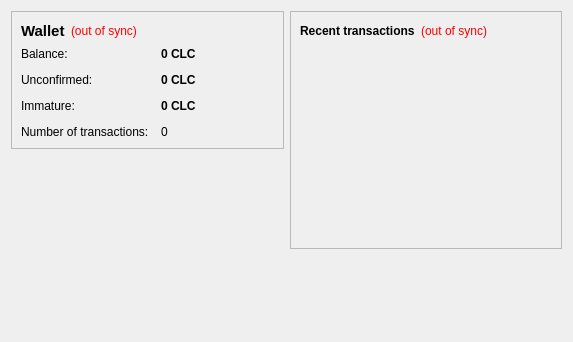
<?xml version="1.0" encoding="UTF-8"?>
<ui version="4.0">
 <class>OverviewPage</class>
 <widget class="QWidget" name="OverviewPage">
  <property name="geometry">
   <rect>
    <x>0</x>
    <y>0</y>
    <width>573</width>
    <height>342</height>
   </rect>
  </property>
  <property name="windowTitle">
   <string>Form</string>
  </property>
  <layout class="QHBoxLayout" name="horizontalLayout" stretch="1,1">
   <item>
    <layout class="QVBoxLayout" name="verticalLayout_2">
     <item>
      <widget class="QFrame" name="frame">
       <property name="frameShape">
        <enum>QFrame::StyledPanel</enum>
       </property>
       <property name="frameShadow">
        <enum>QFrame::Raised</enum>
       </property>
       <layout class="QVBoxLayout" name="verticalLayout_4">
        <item>
         <layout class="QHBoxLayout" name="horizontalLayout_4">
          <item>
           <widget class="QLabel" name="label_5">
            <property name="font">
             <font>
              <pointsize>11</pointsize>
              <weight>75</weight>
              <bold>true</bold>
             </font>
            </property>
            <property name="text">
             <string>Wallet</string>
            </property>
           </widget>
          </item>
          <item>
           <widget class="QLabel" name="labelWalletStatus">
            <property name="toolTip">
             <string>The displayed information may be out of date. Your wallet automatically synchronizes with the coolcoin network after a connection is established, but this process has not completed yet.</string>
            </property>
            <property name="styleSheet">
             <string notr="true">QLabel { color: red; }</string>
            </property>
            <property name="text">
             <string notr="true">(out of sync)</string>
            </property>
            <property name="alignment">
             <set>Qt::AlignLeading|Qt::AlignLeft|Qt::AlignVCenter</set>
            </property>
           </widget>
          </item>
          <item>
           <spacer name="horizontalSpacer_2">
            <property name="orientation">
             <enum>Qt::Horizontal</enum>
            </property>
            <property name="sizeHint" stdset="0">
             <size>
              <width>40</width>
              <height>20</height>
             </size>
            </property>
           </spacer>
          </item>
         </layout>
        </item>
        <item>
         <layout class="QFormLayout" name="formLayout_2">
          <property name="fieldGrowthPolicy">
           <enum>QFormLayout::AllNonFixedFieldsGrow</enum>
          </property>
          <property name="horizontalSpacing">
           <number>12</number>
          </property>
          <property name="verticalSpacing">
           <number>12</number>
          </property>
          <item row="0" column="0">
           <widget class="QLabel" name="label">
            <property name="text">
             <string>Balance:</string>
            </property>
           </widget>
          </item>
          <item row="0" column="1">
           <widget class="QLabel" name="labelBalance">
            <property name="font">
             <font>
              <weight>75</weight>
              <bold>true</bold>
             </font>
            </property>
            <property name="cursor">
             <cursorShape>IBeamCursor</cursorShape>
            </property>
            <property name="toolTip">
             <string>Your current balance</string>
            </property>
            <property name="text">
             <string notr="true">0 CLC</string>
            </property>
            <property name="textInteractionFlags">
             <set>Qt::LinksAccessibleByMouse|Qt::TextSelectableByKeyboard|Qt::TextSelectableByMouse</set>
            </property>
           </widget>
          </item>
          <item row="1" column="0">
           <widget class="QLabel" name="label_3">
            <property name="text">
             <string>Unconfirmed:</string>
            </property>
           </widget>
          </item>
          <item row="1" column="1">
           <widget class="QLabel" name="labelUnconfirmed">
            <property name="font">
             <font>
              <weight>75</weight>
              <bold>true</bold>
             </font>
            </property>
            <property name="cursor">
             <cursorShape>IBeamCursor</cursorShape>
            </property>
            <property name="toolTip">
             <string>Total of transactions that have yet to be confirmed, and do not yet count toward the current balance</string>
            </property>
            <property name="text">
             <string notr="true">0 CLC</string>
            </property>
            <property name="textInteractionFlags">
             <set>Qt::LinksAccessibleByMouse|Qt::TextSelectableByKeyboard|Qt::TextSelectableByMouse</set>
            </property>
           </widget>
          </item>
          <item row="3" column="0">
           <widget class="QLabel" name="label_2">
            <property name="text">
             <string>Number of transactions:</string>
            </property>
           </widget>
          </item>
          <item row="3" column="1">
           <widget class="QLabel" name="labelNumTransactions">
            <property name="toolTip">
             <string>Total number of transactions in wallet</string>
            </property>
            <property name="text">
             <string notr="true">0</string>
            </property>
           </widget>
          </item>
          <item row="2" column="0">
           <widget class="QLabel" name="labelImmatureText">
            <property name="text">
             <string>Immature:</string>
            </property>
           </widget>
          </item>
          <item row="2" column="1">
           <widget class="QLabel" name="labelImmature">
            <property name="font">
             <font>
              <weight>75</weight>
              <bold>true</bold>
             </font>
            </property>
            <property name="toolTip">
             <string>Mined balance that has not yet matured</string>
            </property>
            <property name="text">
             <string notr="true">0 CLC</string>
            </property>
            <property name="textInteractionFlags">
             <set>Qt::LinksAccessibleByMouse|Qt::TextSelectableByKeyboard|Qt::TextSelectableByMouse</set>
            </property>
           </widget>
          </item>
         </layout>
        </item>
       </layout>
      </widget>
     </item>
     <item>
      <spacer name="verticalSpacer">
       <property name="orientation">
        <enum>Qt::Vertical</enum>
       </property>
       <property name="sizeHint" stdset="0">
        <size>
         <width>20</width>
         <height>40</height>
        </size>
       </property>
      </spacer>
     </item>
    </layout>
   </item>
   <item>
    <layout class="QVBoxLayout" name="verticalLayout_3">
     <item>
      <widget class="QFrame" name="frame_2">
       <property name="frameShape">
        <enum>QFrame::StyledPanel</enum>
       </property>
       <property name="frameShadow">
        <enum>QFrame::Raised</enum>
       </property>
       <layout class="QVBoxLayout" name="verticalLayout">
        <item>
         <layout class="QHBoxLayout" name="horizontalLayout_2">
          <item>
           <widget class="QLabel" name="label_4">
            <property name="text">
             <string>&lt;b&gt;Recent transactions&lt;/b&gt;</string>
            </property>
           </widget>
          </item>
          <item>
           <widget class="QLabel" name="labelTransactionsStatus">
            <property name="toolTip">
             <string>The displayed information may be out of date. Your wallet automatically synchronizes with the coolcoin network after a connection is established, but this process has not completed yet.</string>
            </property>
            <property name="styleSheet">
             <string notr="true">QLabel { color: red; }</string>
            </property>
            <property name="text">
             <string notr="true">(out of sync)</string>
            </property>
            <property name="alignment">
             <set>Qt::AlignRight|Qt::AlignTrailing|Qt::AlignVCenter</set>
            </property>
           </widget>
          </item>
          <item>
           <spacer name="horizontalSpacer">
            <property name="orientation">
             <enum>Qt::Horizontal</enum>
            </property>
            <property name="sizeHint" stdset="0">
             <size>
              <width>40</width>
              <height>20</height>
             </size>
            </property>
           </spacer>
          </item>
         </layout>
        </item>
        <item>
         <widget class="QListView" name="listTransactions">
          <property name="styleSheet">
           <string notr="true">QListView { background: transparent; }</string>
          </property>
          <property name="frameShape">
           <enum>QFrame::NoFrame</enum>
          </property>
          <property name="verticalScrollBarPolicy">
           <enum>Qt::ScrollBarAlwaysOff</enum>
          </property>
          <property name="horizontalScrollBarPolicy">
           <enum>Qt::ScrollBarAlwaysOff</enum>
          </property>
          <property name="selectionMode">
           <enum>QAbstractItemView::NoSelection</enum>
          </property>
         </widget>
        </item>
       </layout>
      </widget>
     </item>
     <item>
      <spacer name="verticalSpacer_2">
       <property name="orientation">
        <enum>Qt::Vertical</enum>
       </property>
       <property name="sizeHint" stdset="0">
        <size>
         <width>20</width>
         <height>40</height>
        </size>
       </property>
      </spacer>
     </item>
    </layout>
   </item>
  </layout>
 </widget>
 <resources/>
 <connections/>
</ui>
